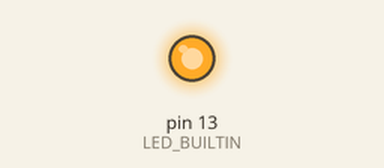
Simulated run of this sketch. Board: Arduino Uno, built with avr-gcc and run on an emulated ATmega328P. On the bench: output pins drawn as LEDs (lit = HIGH).

Above: at 0.1 s.
At 36.1 s:
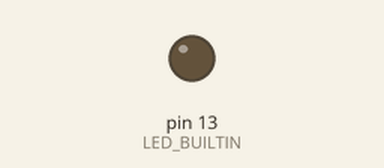
Timing chart, 0 to 37.6 s (numbered marks = the images above):
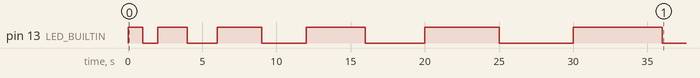

Measured:
- by itself, pin 13 (LED_BUILTIN): LOW → HIGH at 0.00 s, → LOW 1.0 s later, → HIGH 1.0 s later, → LOW 2.0 s later, … (12 changes in this stretch)

The sketch:

main.ino
```cpp
/*
  Created by Mikey Gloriani
  Created on Sept 2023

  The Arduino light turns on and off for a second repeatedly but, the time increases by one second
*/

int blinkTime = 1000;

void setup() {
  // initialize digital pin LED_BUILTIN as an output.
  pinMode(LED_BUILTIN, OUTPUT);
}

// the loop function runs over and over again forever
void loop() {
  digitalWrite(LED_BUILTIN, HIGH);   // turn the LED on (HIGH is the voltage level)
  delay(blinkTime);                  // wait for length of variable blinkTime
  digitalWrite(LED_BUILTIN, LOW);    // turn the LED off by making the voltage LOW
  delay(blinkTime);                       // wait for a second

  blinkTime = blinkTime + 1000;     // adds one second to variable blinkTime
}
```
